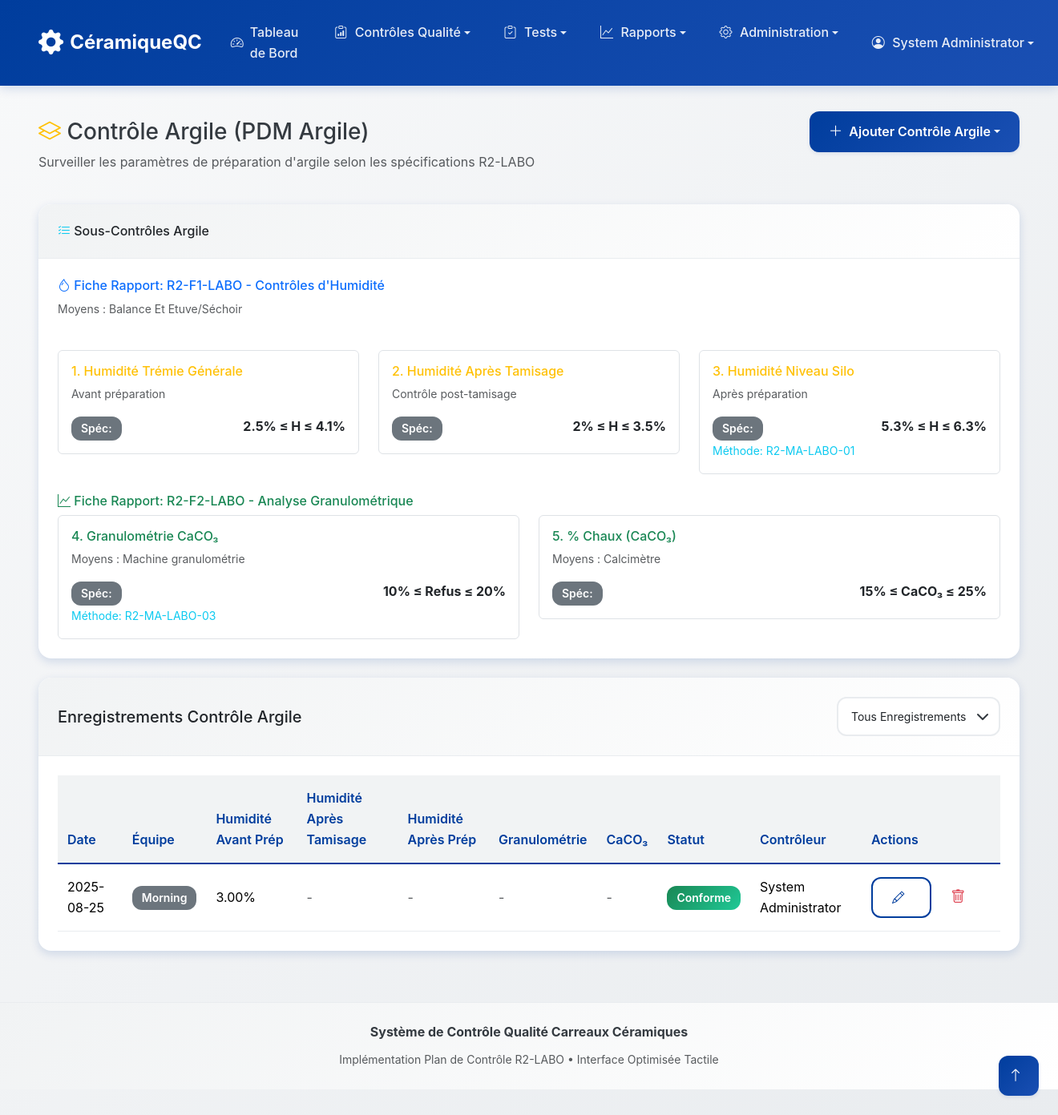
The page /clay/ (signed in) on the database as committed earlier.
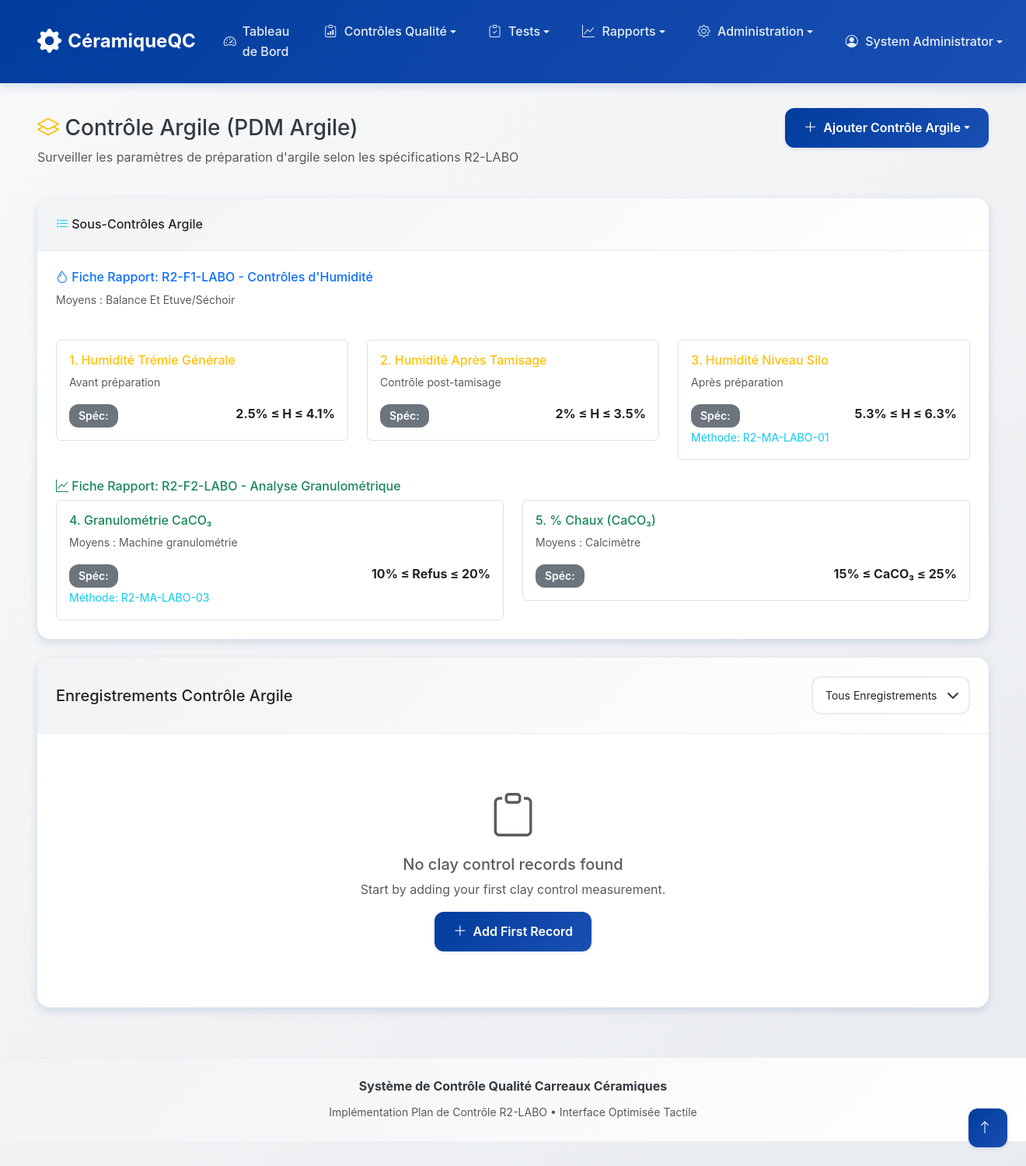
The same page on the database as committed later.
### models.py (models this page shows)
class ClayControl(db.Model):
    id = db.Column(db.Integer, primary_key=True)
    date = db.Column(db.Date, nullable=False, default=date.today)
    shift = db.Column(db.String(20))  # morning, afternoon, night
    measurement_time_1 = db.Column(db.Time)  # First measurement time
    measurement_time_2 = db.Column(db.Time)  # Second measurement time
    humidity_before_prep = db.Column(db.Float)  # 2.5-4.1%
    humidity_after_sieving = db.Column(db.Float)  # 2-3.5%
    humidity_after_prep = db.Column(db.Float)  # 5.3-6.3%
    granulometry_refusal = db.Column(db.Float)  # 10-20%
    calcium_carbonate = db.Column(db.Float)  # 15-25%
    controller_id = db.Column(db.Integer, db.ForeignKey('user.id'))
    compliance_status = db.Column(db.String(20))  # compliant, non_compliant, partial
    notes = db.Column(db.Text)
    created_at = db.Column(db.DateTime, default=datetime.utcnow)
    controller = db.relationship('User', backref='clay_controls')

class User(UserMixin, db.Model):
    id = db.Column(db.Integer, primary_key=True)
    username = db.Column(db.String(64), unique=True, nullable=False)
    email = db.Column(db.String(120), unique=True, nullable=False)
    password_hash = db.Column(db.String(256))
    role = db.Column(db.String(20), default='controller')  # controller, quality_manager, admin
    full_name = db.Column(db.String(100))
    created_at = db.Column(db.DateTime, default=datetime.utcnow)

### routes/clay.py (the view)
@clay_bp.route('/')
@login_required
def clay_controls():
    page = request.args.get('page', 1, type=int)
    controls = ClayControl.query.order_by(ClayControl.date.desc()).paginate(
        page=page, per_page=20, error_out=False)
    return render_template('clay/clay_control.html', controls=controls)

### app.py (called while the page is built)
@login_manager.user_loader
def load_user(user_id):
    from models import User
    return User.query.get(int(user_id))

### templates/clay/clay_control.html (shortened to what the changed rows need)
{% extends "base.html" %}
{% block content %}
<div class="row mb-4">
    <div class="col-12">
        <div class="d-flex justify-content-between align-items-center">
            <h1 class="h3 mb-0">
                <i class="bi bi-layers text-warning"></i> Contrôle Argile (PDM Argile)
            </h1>
        </div>
    </div>
</div>
{% if form %}
<div class="row">
    <div class="col-lg-8">
        <div class="card border-0 shadow-sm">
            <div class="card-header bg-white">
                <h5 class="mb-0">
                    {% if edit %}
                        <i class="bi bi-pencil"></i> Modifier l'Enregistrement de Contrôle Argile
                    {% else %}
                        <i class="bi bi-plus-lg"></i> Ajouter un Nouvel Enregistrement de Contrôle Argile
                    {% endif %}
                </h5>
            </div>
            <div class="card-body">
                <form method="POST" id="clayControlForm">
                    {{ form.hidden_tag() }}
                    <div class="row">
                        <div class="col-md-6 mb-3">
                            {{ form.date.label(class="form-label") }}
                            {{ form.date(class="form-control") }}
                        </div>
                        <div class="col-md-6 mb-3">
                            {{ form.shift.label(class="form-label") }}
                            {{ form.shift(class="form-control") }}
                        </div>
                    </div>
                    <h6 class="text-primary border-bottom pb-2 mb-3">
                        <i class="bi bi-droplet"></i> R2-F1-LABO - Contrôles d'Humidité
                        <small class="text-muted">(Balance Et Etuve/Séchoir)</small>
                    </h6>
                    <div class="row">
                        <div class="col-md-4 mb-3">
                            <label class="form-label">
                                <strong>1. Humidité Trémie Générale</strong>
                                <small class="text-muted d-block">Avant préparation</small>
                            </label>
                            <div class="input-group">
                                {{ form.humidity_before_prep(class="form-control", **{"data-min": "2.5", "data-max": "4.1"}) }}
                                <span class="input-group-text">%</span>
                            </div>
                            <small class="text-muted">Spéc: 2.5% ≤ H ≤ 4.1%</small>
                            <div class="invalid-feedback"></div>
                        </div>
                        <div class="col-md-4 mb-3">
                            <label class="form-label">
                                <strong>2. Humidité Après Tamisage</strong>
                                <small class="text-muted d-block">Contrôle post-tamisage</small>
                            </label>
                            <div class="input-group">
                                {{ form.humidity_after_sieving(class="form-control", **{"data-min": "2.0", "data-max": "3.5"}) }}
                                <span class="input-group-text">%</span>
                            </div>
                            <small class="text-muted">Spéc: 2% ≤ H ≤ 3.5%</small>
                            <div class="invalid-feedback"></div>
                        </div>
                        <div class="col-md-4 mb-3">
                            <label class="form-label">
                                <strong>3. Humidité Niveau Silo</strong>
                                <small class="text-muted d-block">Après préparation</small>
                            </label>
                            <div class="input-group">
                                {{ form.humidity_after_prep(class="form-control", **{"data-min": "5.3", "data-max": "6.3"}) }}
                                <span class="input-group-text">%</span>
                            </div>
                            <small class="text-muted">Spéc: 5.3% ≤ H ≤ 6.3% (R2-MA-LABO-01)</small>
                            <div class="invalid-feedback"></div>
                        </div>
                    </div>
                    <h6 class="text-success border-bottom pb-2 mb-3">
                        <i class="bi bi-graph-up"></i> R2-F2-LABO - Analyse Granulométrique
                    </h6>
                    <div class="row">
                        <div class="col-md-6 mb-3">
                            <label class="form-label">
                                <strong>4. Granulométrie après tamis CaCO₃</strong>
                                <small class="text-muted d-block">Moyens : Machine granulométrie</small>
                            </label>
                            <div class="input-group">
                                {{ form.granulometry_refusal(class="form-control", **{"data-min": "10", "data-max": "20"}) }}
                                <span class="input-group-text">% Refus</span>
                            </div>
                            <small class="text-muted">Spéc: 10% ≤ Refus ≤ 20% (R2-MA-LABO-03)</small>
                            <div class="invalid-feedback"></div>
                        </div>
                        <div class="col-md-6 mb-3">
                            <label class="form-label">
                                <strong>5. % Chaux (argile)</strong>
                                <small class="text-muted d-block">Moyens : Calcimètre</small>
                            </label>
                            <div class="input-group">
                                {{ form.calcium_carbonate(class="form-control", **{"data-min": "15", "data-max": "25"}) }}
                                <span class="input-group-text">% CaCO₃</span>
                            </div>
                            <small class="text-muted">Spéc: 15% ≤ CaCO₃ ≤ 25%</small>
                            <div class="invalid-feedback"></div>
                        </div>
                    </div>
                    <div class="mb-3">
                        {{ form.notes.label(class="form-label") }}
                        {{ form.notes(class="form-control", rows="3") }}
                    </div>
                    <div class="d-flex gap-2">
                        <button type="submit" class="btn btn-primary">
                            <i class="bi bi-check-lg"></i> {% if edit %}Modifier{% else %}Enregistrer{% endif %} Contrôle
                        </button>
                        <a href="{{ url_for('clay.clay_controls') }}" class="btn btn-outline-secondary">
                            <i class="bi bi-arrow-left"></i> Retour à la Liste
                        </a>
                    </div>
                </form>
            </div>
        </div>
    </div>
    <div class="col-lg-4">
        <div class="card border-0 shadow-sm">
            <div class="card-header bg-light">
                <h6 class="mb-0"><i class="bi bi-lightbulb text-warning"></i> Guidelines</h6>
            </div>
            <div class="card-body">
                <h6>Daily Measurements:</h6>
                <ul class="list-unstyled">
                    <li><i class="bi bi-check text-success"></i> Humidity before prep (1x/day)</li>
                    <li><i class="bi bi-check text-success"></i> Humidity after prep (4x/day)</li>
                </ul>
                <h6 class="mt-3">Mesures Hebdomadaires:</h6>
                <ul class="list-unstyled">
                    <li><i class="bi bi-check text-success"></i> Humidité après tamisage</li>
                    <li><i class="bi bi-check text-success"></i> Refus granulométrie</li>
                    <li><i class="bi bi-check text-success"></i> Carbonate de calcium</li>
                </ul>
                <div class="alert alert-info mt-3">
                    <i class="bi bi-info-circle"></i>
                    <strong>Note:</strong> Toutes les mesures sont automatiquement validées selon les spécifications R2-LABO.
                </div>
            </div>
        </div>
    </div>
</div>
{% else %}
<div class="row">
    <div class="col-12">
        <div class="card border-0 shadow-sm">
            <div class="card-body">
                {% if controls.items %}
                <div class="table-responsive">
                    <table class="table table-hover">
                        <thead>
                            <tr>
                                <th>Date</th>
                                <th>Équipe</th>
                                <th>Humidité Avant Prép</th>
                                <th>Humidité Après Tamisage</th>
                                <th>Humidité Après Prép</th>
                                <th>Granulométrie</th>
                                <th>CaCO₃</th>
                                <th>Statut</th>
                                <th>Contrôleur</th>
                                <th>Actions</th>
                            </tr>
                        </thead>
                        <tbody>
                            {% for control in controls.items %}
                            <tr>
                                <td>{{ control.date.strftime('%Y-%m-%d') }}</td>
                                <td>
                                    {% if control.shift %}
                                        <span class="badge bg-secondary">{{ control.shift|title }}</span>
                                    {% endif %}
                                </td>
                                <td>
                                    {% if control.humidity_before_prep %}
                                        {{ "%.2f"|format(control.humidity_before_prep) }}%
                                    {% else %}
                                        <span class="text-muted">-</span>
                                    {% endif %}
                                </td>
                                <td>
                                    {% if control.humidity_after_sieving %}
                                        {{ "%.2f"|format(control.humidity_after_sieving) }}%
                                    {% else %}
                                        <span class="text-muted">-</span>
                                    {% endif %}
                                </td>
                                <td>
                                    {% if control.humidity_after_prep %}
                                        {{ "%.2f"|format(control.humidity_after_prep) }}%
                                    {% else %}
                                        <span class="text-muted">-</span>
                                    {% endif %}
                                </td>
                                <td>
                                    {% if control.granulometry_refusal %}
                                        {{ "%.2f"|format(control.granulometry_refusal) }}%
                                    {% else %}
                                        <span class="text-muted">-</span>
                                    {% endif %}
                                </td>
                                <td>
                                    {% if control.calcium_carbonate %}
                                        {{ "%.2f"|format(control.calcium_carbonate) }}%
                                    {% else %}
                                        <span class="text-muted">-</span>
                                    {% endif %}
                                </td>
                                <td>
                                    {% if control.compliance_status == 'compliant' %}
                                        <span class="badge bg-success">Conforme</span>
                                    {% elif control.compliance_status == 'non_compliant' %}
                                        <span class="badge bg-danger">Non-Conforme</span>
                                    {% else %}
                                        <span class="badge bg-secondary">Partiel</span>
                                    {% endif %}
                                </td>
                                <td>{{ control.controller.full_name if control.controller else 'Inconnu' }}</td>
                                <td>
                                    <div class="btn-group btn-group-sm">
                                        <a href="{{ url_for('clay.edit_clay_control', id=control.id) }}"
                                           class="btn btn-outline-primary">
                                            <i class="bi bi-pencil"></i>
                                        </a>
                                        {% if current_user.role in ['admin', 'quality_manager'] %}
                                        <form method="POST" action="{{ url_for('clay.delete_clay_control', id=control.id) }}"
                                              style="display: inline;" onsubmit="return confirm('Are you sure?')">
                                            <button type="submit" class="btn btn-outline-danger">
                                                <i class="bi bi-trash"></i>
                                            </button>
                                        </form>
                                        {% endif %}
                                    </div>
                                </td>
                            </tr>
                            {% endfor %}
                        </tbody>
                    </table>
                </div>
                {% else %}
                <div class="text-center py-5">
                    <i class="bi bi-clipboard text-muted display-4"></i>
                    <h5 class="text-muted mt-3">No clay control records found</h5>
                    <p class="text-muted">Start by adding your first clay control measurement.</p>
                    <a href="{{ url_for('clay.add_clay_control') }}" class="btn btn-primary">
                        <i class="bi bi-plus-lg"></i> Add First Record
                    </a>
                </div>
                {% endif %}
            </div>
        </div>
    </div>
</div>
{% endif %}
{% endblock %}

Rows that differ between the two databases and show on the page:
removed ClayControl: date "2025-08-25", shift "Morning", humidity_before_prep "3.00", compliance_status "Conforme", controller "System Administrator"
Other text that changed with them:
text no longer shown: "Date Équipe Humidité Avant Prép Humidité Après Tamisage Humidité Après Prép Granulométrie CaCO₃ Statut Contrôleur Actions"
text now shown: "No clay control records found Start by adding your first clay control measurement. Add First Record"
